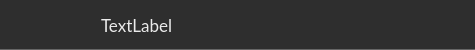
<?xml version="1.0" encoding="UTF-8"?>
<ui version="4.0">
 <class>ModelTile</class>
 <widget class="QWidget" name="ModelTile">
  <property name="geometry">
   <rect>
    <x>0</x>
    <y>0</y>
    <width>475</width>
    <height>50</height>
   </rect>
  </property>
  <property name="minimumSize">
   <size>
    <width>0</width>
    <height>50</height>
   </size>
  </property>
  <property name="maximumSize">
   <size>
    <width>16777215</width>
    <height>50</height>
   </size>
  </property>
  <property name="cursor">
   <cursorShape>PointingHandCursor</cursorShape>
  </property>
  <property name="windowTitle">
   <string>Form</string>
  </property>
  <property name="styleSheet">
   <string notr="true">QWidget {
	background-color: #2e2e2e;
	border-bottom: 1px solid #666666;
}

QWidget:hover {
	background-color: #131313;
}</string>
  </property>
  <layout class="QHBoxLayout" name="horizontalLayout">
   <property name="spacing">
    <number>15</number>
   </property>
   <item>
    <widget class="QPushButton" name="button_delete">
     <property name="maximumSize">
      <size>
       <width>30</width>
       <height>16777215</height>
      </size>
     </property>
     <property name="cursor">
      <cursorShape>PointingHandCursor</cursorShape>
     </property>
     <property name="styleSheet">
      <string notr="true">QPushButton {
    background-color: transparent;
    border: none;
}</string>
     </property>
     <property name="text">
      <string/>
     </property>
     <property name="icon">
      <iconset>
       <normaloff>ui/_pics/icons/delete_grey.png</normaloff>ui/_pics/icons/delete_grey.png</iconset>
     </property>
     <property name="iconSize">
      <size>
       <width>30</width>
       <height>30</height>
      </size>
     </property>
    </widget>
   </item>
   <item>
    <widget class="QPushButton" name="button_rename">
     <property name="maximumSize">
      <size>
       <width>30</width>
       <height>16777215</height>
      </size>
     </property>
     <property name="cursor">
      <cursorShape>PointingHandCursor</cursorShape>
     </property>
     <property name="styleSheet">
      <string notr="true">QPushButton {
    background-color: transparent;
    border: none;
	background-image: url(&quot;ui/_pics/icons/classifier_grey.png&quot;);
}</string>
     </property>
     <property name="text">
      <string/>
     </property>
     <property name="icon">
      <iconset>
       <normaloff>ui/_pics/icons/edit_grey.png</normaloff>ui/_pics/icons/edit_grey.png</iconset>
     </property>
     <property name="iconSize">
      <size>
       <width>30</width>
       <height>30</height>
      </size>
     </property>
    </widget>
   </item>
   <item>
    <widget class="QLabel" name="label_name">
     <property name="font">
      <font>
       <family>Lato</family>
       <pointsize>13</pointsize>
       <fontweight>Light</fontweight>
      </font>
     </property>
     <property name="cursor">
      <cursorShape>PointingHandCursor</cursorShape>
     </property>
     <property name="styleSheet">
      <string notr="true">border: None;
color: #ebebeb;
background-color: transparent;</string>
     </property>
     <property name="text">
      <string>TextLabel</string>
     </property>
    </widget>
   </item>
  </layout>
 </widget>
 <resources/>
 <connections/>
</ui>
